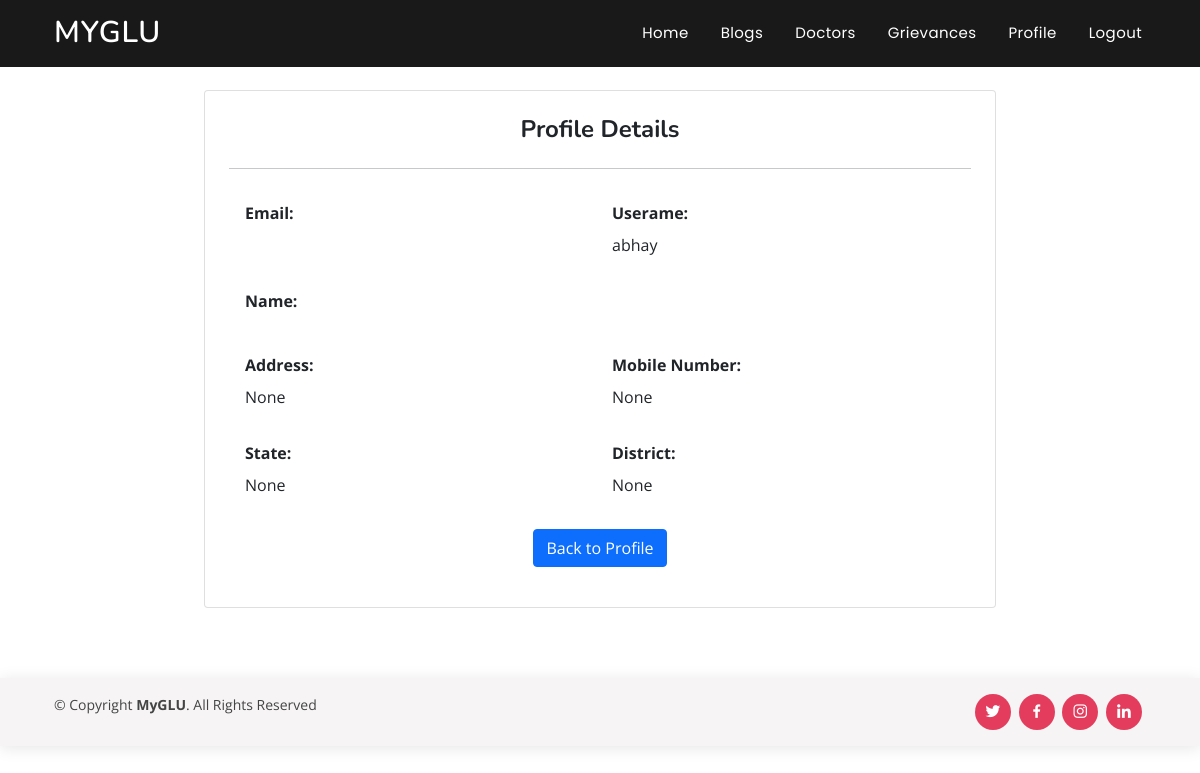
The app's page /view_profile/ (signed in), older data.
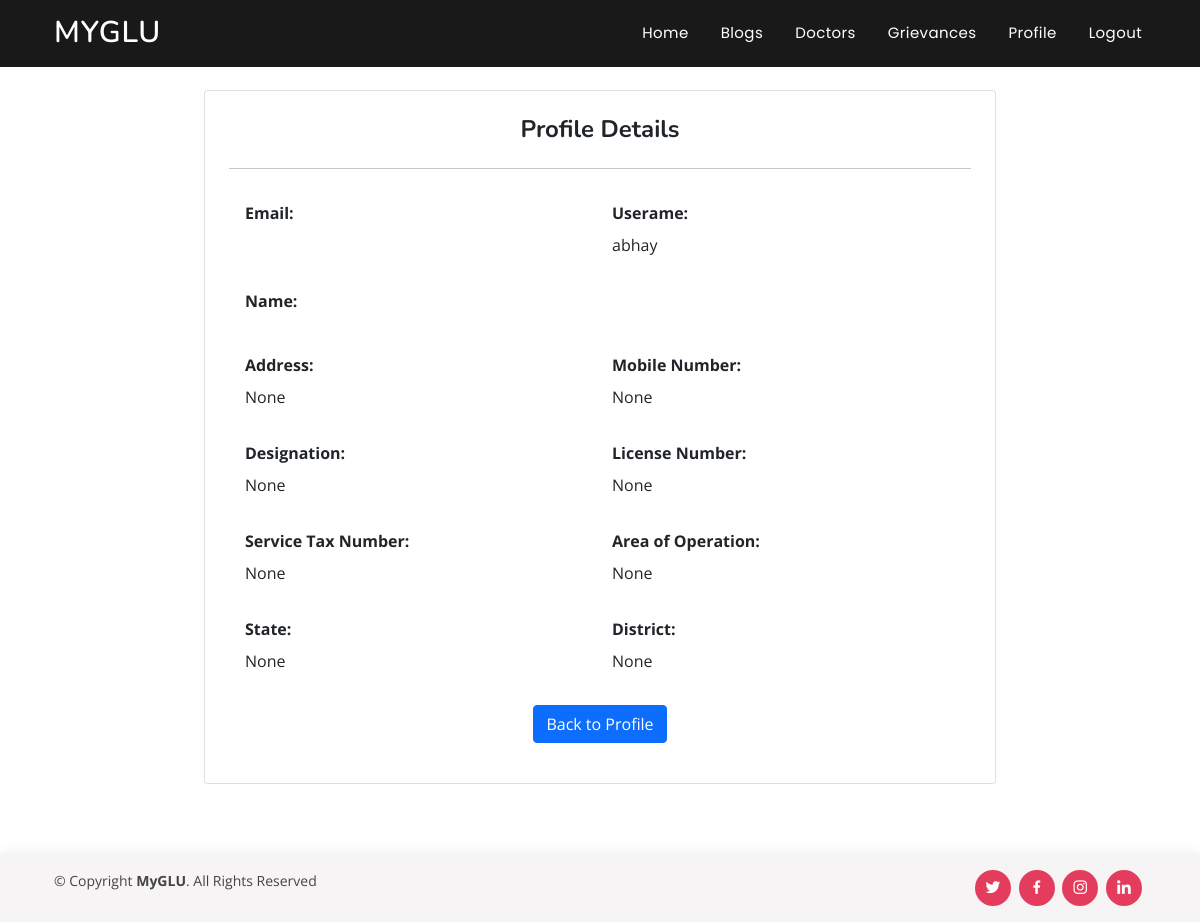
The same page, newer data.
### user/models.py (models this page shows, shortened)
class Profile(AbstractBaseUser):
    username = models.CharField(max_length=200, null=False, blank=False,unique=True)
    email = models.EmailField(max_length=100,unique=True)
    phone = PhoneNumberField(null=True, blank=True)
    last_login = models.DateTimeField(verbose_name='last login', auto_now=True)
    is_admin = models.BooleanField(default=False)
    is_active = models.BooleanField(default=True)
    is_staff = models.BooleanField(default=False)
    is_superuser = models.BooleanField(default=False)
    date_joined = models.DateTimeField(verbose_name='date joined', auto_now_add=True)
    registered_address = models.CharField(max_length=200, null=True, blank=True)
    area_of_operation = models.CharField(max_length=200, null=True, blank=True)
    license_no = models.CharField(max_length=10, null=True, blank=True)
    designation = models.CharField(max_length=100, null=True, blank=True)
    is_paid = models.BooleanField(default=False)
    service_tax_no = models.CharField(max_length=20, null=True, blank=True)
    state = models.CharField(max_length=40, null=True, blank=True)
    district = models.CharField(max_length=40, null=True, blank=True)
    is_validated = models.BooleanField(default=False)
    is_doctor = models.BooleanField(default=False)
    who = models.IntegerField(default=0)
    hospital = models.CharField(max_length=100, null=True, blank=True)
    name = models.CharField(max_length=100)
    is_registered = models.BooleanField(default=False)
    is_accepted = models.BooleanField(default=False)
    USERNAME_FIELD = 'username'
    objects = MyAccountManager()

### user/views.py (the view)
# urls.py: path('view_profile/', view_profile, name='view_profile'),
@login_required
def view_profile(request):
    return render(request, 'user/view_profile.html', {'user': request.user})

### user/templates/user/view_profile.html (shortened to what this page needs)
{% extends "profbase.html" %}
{% block content %}
<div class="container1">
    <div class="row justify-content-center">
        <div class="col-sm-12 col-md-8 col-lg-14">
            <div class="card p-4">
                <h4 class="card-title font-weight-bold text-center">Profile Details</h4>
                <hr>
                <div class="card-body">
                    <div class="row">
                        <div class="col-md-6 mb-3">
                            <label class="font-weight-bold">Email:</label>
                        </div>
                        <div class="col-md-6 mb-3">
                            <label class="font-weight-bold">Userame:</label>
                            <p>{{ user.username }}</p>
                        </div>
                        <div class="col-md-6 mb-3">
                            <label class="font-weight-bold">Name:</label>
                        </div>
                    </div>
                    <div class="row">
                        <div class="col-md-6 mb-3">
                            <label class="font-weight-bold">Address:</label>
                            <p>{{ user.registered_address }}</p>
                        </div>
                        <div class="col-md-6 mb-3">
                            <label class="font-weight-bold">Mobile Number:</label>
                            <p>{{ user.phone }}</p>
                        </div>
                    </div>
                    {% if user.is_doctor %}
                    <div class="row">
                        <div class="col-md-6 mb-3">
                            <label class="font-weight-bold">Designation:</label>
                            <p>{{ user.designation }}</p>
                        </div>
                        <div class="col-md-6 mb-3">
                            <label class="font-weight-bold">License Number:</label>
                            <p>{{ user.license_no }}</p>
                        </div>
                    </div>
                    <div class="row">
                        <div class="col-md-6 mb-3">
                            <label class="font-weight-bold">Service Tax Number:</label>
                            <p>{{ user.service_tax_no }}</p>
                        </div>
                        <div class="col-md-6 mb-3">
                            <label class="font-weight-bold">Area of Operation:</label>
                            <p>{{ user.area_of_operation }}</p>
                        </div>
                    </div>
                    {% endif %}
                    <div class="row">
                        <div class="col-md-6 mb-3">
                            <label class="font-weight-bold">State:</label>
                            <p>{{ user.state }}</p>
                        </div>
                        <div class="col-md-6 mb-3">
                            <label class="font-weight-bold">District:</label>
                            <p>{{ user.district }}</p>
                        </div>
                    </div>
                    <div class="text-center">
                        <a href="{% url 'profile' %}" class="btn btn-primary">Back to Profile</a>
                    </div>
                </div>
            </div>
        </div>
    </div>
</div>
{% endblock %}

Row changes from the older to the newer data that the page shows:
changed Profile "abhay": is_doctor False → True (drawn); designation (not shown) → "None"; license_no (not shown) → "None"; service_tax_no (not shown) → "None"; area_of_operation (not shown) → "None"
Text that changed along with them:
text now shown: "Designation: License Number: Service Tax Number: Area of Operation:"
